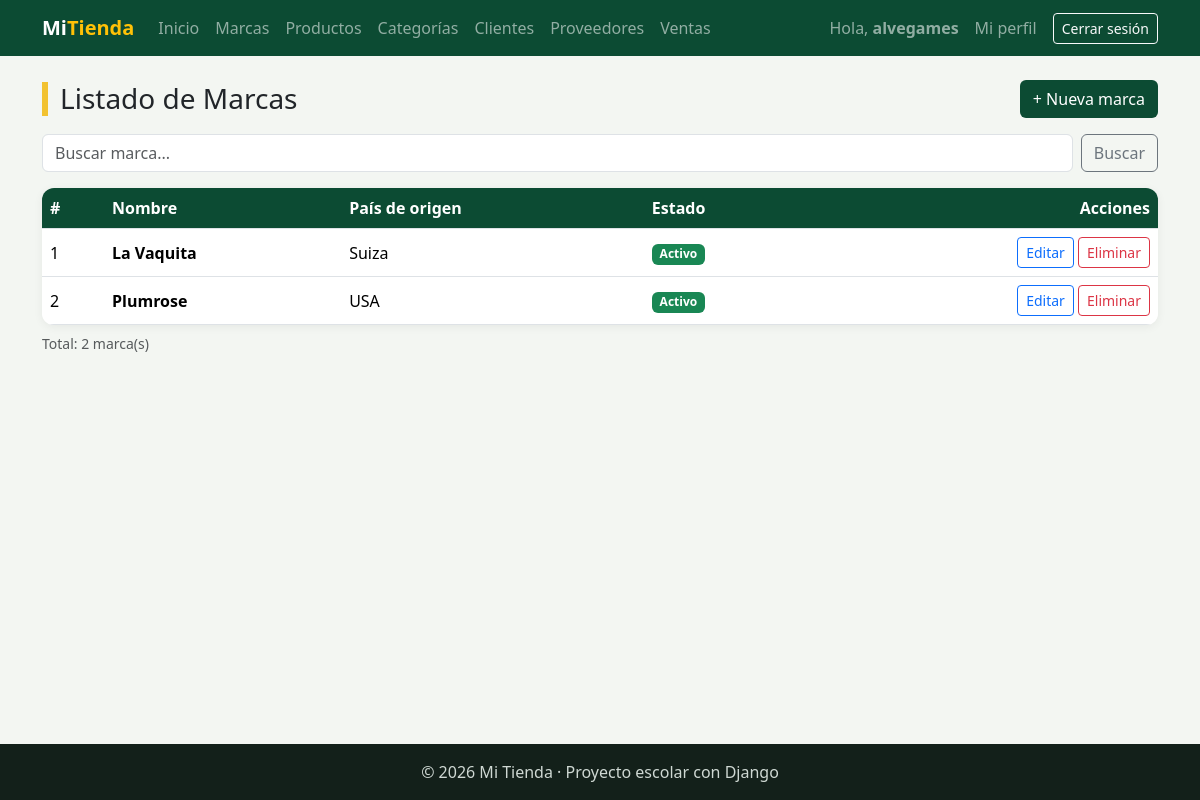
Before: /facturacion/marcas/ (signed in) with the older database file.
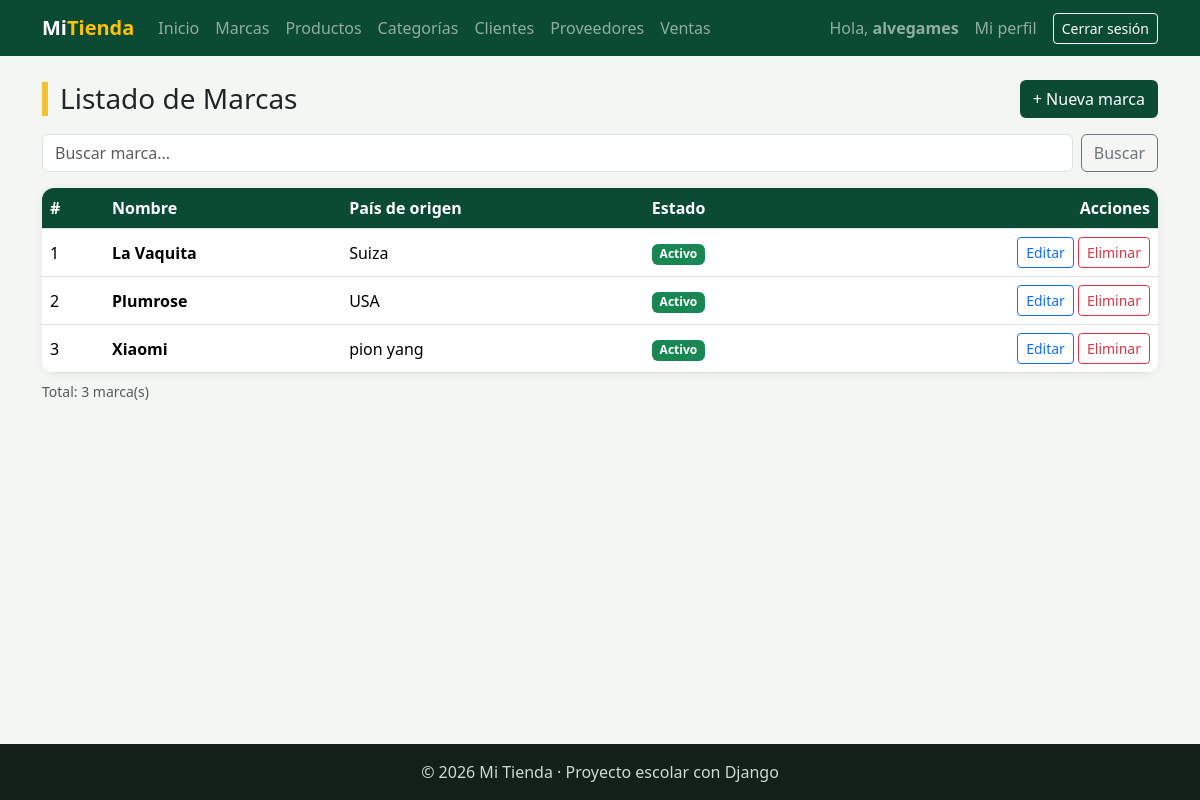
After: the same page with the newer database file.
### facturacion/models.py (models this page shows, shortened)
class ModeloBase(models.Model):
    user = models.ForeignKey(                    # 1:N con User: un usuario registra muchos registros
        User,
        on_delete=models.SET_NULL,               # Si borran al usuario, el registro se queda con user vacío
        null=True,                               # SET_NULL necesita que la columna acepte NULL
        blank=True,
        editable=False,                          # No aparece en formularios: lo llena la VISTA, no la persona
        related_name="%(class)s_registrados",    # %(class)s = nombre del modelo → user.producto_registrados
        verbose_name="Registrado por",
    )
    fecha_creacion = models.DateTimeField("Fecha de creación", auto_now_add=True)   # Se llena sola al CREAR
    fecha_modificacion = models.DateTimeField("Última modificación", auto_now=True) # Se actualiza sola en CADA save()
    class Meta:
        abstract = True                          # ← LA CLAVE: modelo "molde", sin tabla propia

class Marca(ModeloBase):
    nombre = models.CharField(max_length=60, unique=True)
    pais_origen = models.CharField("País de origen", max_length=60, blank=True)
    activo = models.BooleanField(default=True)
    class Meta:
        verbose_name = "Marca"
        verbose_name_plural = "Marcas"
        ordering = ["nombre"]

### facturacion/views.py (the view)
# urls.py: path("marcas/", views.MarcaListView.as_view(), name="marca_lista"),                          # .as_view(): obligatorio en clases
class MarcaListView(LoginRequiredMixin, ListView):        # LISTAR · solo GET
    model = Marca                                          # ¿qué tabla? facturacion_marca
    template_name = "facturacion/marca_lista.html"         # ¿qué HTML? (el mismo de antes)
    context_object_name = "marcas"                         # en el HTML: {% for marca in marcas %}
    extra_context = {"titulo": "Marcas"}                   # dato fijo → {{ titulo }}
    def get_queryset(self):                                # ¿QUÉ registros se muestran?
        marcas = super().get_queryset()                    # lo normal: Marca.objects.all() (A → Z por el Meta)
        q = self.request.GET.get("q", "")                  # GET: lo escrito en el buscador (?q=sam)
        if q:                                              # si buscó algo...
            marcas = marcas.filter(nombre__icontains=q)    # ...solo las que contienen ese texto
        return marcas
    def get_context_data(self, **kwargs):                  # ¿qué datos EXTRA recibe el HTML?
        contexto = super().get_context_data(**kwargs)      # lo que ListView ya armó (marcas, titulo)
        contexto["q"] = self.request.GET.get("q", "")      # + lo buscado, para que el buscador no se borre
        return contexto

### facturacion/templates/facturacion/marca_lista.html (shortened to what this page needs)
{% extends "base.html" %}
{% block contenido %}
<div class="d-flex justify-content-between align-items-center flex-wrap gap-2 mb-3">
    <h1 class="h3 titulo-pagina m-0">Listado de {{ titulo }}</h1>
    <a href="{% url 'facturacion:marca_crear' %}" class="btn btn-verde">+ Nueva marca</a>
</div>
<form method="get" class="d-flex gap-2 mb-3">
    <input type="text" name="q" value="{{ q }}" class="form-control" placeholder="Buscar marca...">
    <button type="submit" class="btn btn-outline-secondary">Buscar</button>
</form>
<div class="tarjeta p-0 table-responsive">
    <table class="table table-hover align-middle m-0">
        <thead>
            <tr><th>#</th><th>Nombre</th><th>País de origen</th><th>Estado</th><th class="text-end">Acciones</th></tr>
        </thead>
        <tbody>
            {% for marca in marcas %}
            <tr>
                <td>{{ forloop.counter }}</td>
                <td class="fw-semibold">{{ marca.nombre }}</td>
                <td>{{ marca.pais_origen|default:"—" }}</td>
                <td>
                    {% if marca.activo %}
                        <span class="badge bg-success">Activo</span>
                    {% else %}
                        <span class="badge bg-secondary">Inactivo</span>
                    {% endif %}
                </td>
                <td class="text-end">
                    <a href="{% url 'facturacion:marca_editar' marca.id %}" class="btn btn-sm btn-outline-primary">Editar</a>
                    <a href="{% url 'facturacion:marca_eliminar' marca.pk %}" class="btn btn-sm btn-outline-danger">Eliminar</a>
                </td>
            </tr>
            {% empty %}
            <tr><td colspan="5" class="text-center text-muted py-4">No hay marcas registradas.</td></tr>
            {% endfor %}
        </tbody>
    </table>
</div>
<p class="text-muted small mt-2">Total: {{ marcas|length }} marca(s)</p>
{% endblock %}

Changed rows visible on the page:
added Marca: nombre "Xiaomi", pais_origen "pion yang", activo "Activo"
Other visible differences:
{{ marcas|length }}: "2" → "3"
